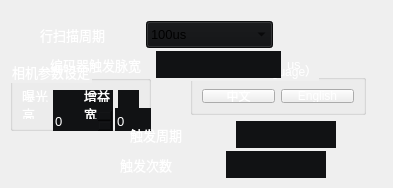
            <widget class="QWidget" name="page_20">
             <widget class="QWidget" name="layoutWidget">
              <property name="geometry">
               <rect>
                <x>40</x>
                <y>20</y>
                <width>233</width>
                <height>29</height>
               </rect>
              </property>
              <layout class="QHBoxLayout" name="horizontalLayout_69">
               <item>
                <widget class="QLabel" name="label_43">
                 <property name="sizePolicy">
                  <sizepolicy hsizetype="Fixed" vsizetype="Preferred">
                   <horstretch>0</horstretch>
                   <verstretch>0</verstretch>
                  </sizepolicy>
                 </property>
                 <property name="minimumSize">
                  <size>
                   <width>100</width>
                   <height>0</height>
                  </size>
                 </property>
                 <property name="maximumSize">
                  <size>
                   <width>100</width>
                   <height>16777215</height>
                  </size>
                 </property>
                 <property name="font">
                  <font>
                   <pointsize>10</pointsize>
                  </font>
                 </property>
                 <property name="styleSheet">
                  <string notr="true">color: rgb(255, 255, 255);</string>
                 </property>
                 <property name="text">
                  <string>行扫描周期</string>
                 </property>
                </widget>
               </item>
               <item>
                <widget class="QComboBox" name="TriggerFre">
                 <property name="minimumSize">
                  <size>
                   <width>125</width>
                   <height>27</height>
                  </size>
                 </property>
                 <property name="font">
                  <font>
                   <pointsize>10</pointsize>
                  </font>
                 </property>
                 <property name="styleSheet">
                  <string notr="true">background-color: rgb(17, 18, 20);</string>
                 </property>
                 <item>
                  <property name="text">
                   <string>100us</string>
                  </property>
                 </item>
                 <item>
                  <property name="text">
                   <string>30us</string>
                  </property>
                 </item>
                 <item>
                  <property name="text">
                   <string>20us</string>
                  </property>
                 </item>
                 <item>
                  <property name="text">
                   <string>自定义</string>
                  </property>
                 </item>
                </widget>
               </item>
              </layout>
             </widget>
             <widget class="QGroupBox" name="groupBox_8">
              <property name="geometry">
               <rect>
                <x>10</x>
                <y>60</y>
                <width>141</width>
                <height>71</height>
               </rect>
              </property>
              <property name="font">
               <font>
                <pointsize>10</pointsize>
               </font>
              </property>
              <property name="styleSheet">
               <string notr="true">color: rgb(255, 255, 255);</string>
              </property>
              <property name="title">
               <string>相机参数设定</string>
              </property>
              <layout class="QGridLayout" name="gridLayout_22">
               <item row="0" column="0">
                <layout class="QHBoxLayout" name="horizontalLayout_37">
                 <item>
                  <widget class="QLabel" name="label_68">
                   <property name="sizePolicy">
                    <sizepolicy hsizetype="Fixed" vsizetype="Preferred">
                     <horstretch>0</horstretch>
                     <verstretch>0</verstretch>
                    </sizepolicy>
                   </property>
                   <property name="minimumSize">
                    <size>
                     <width>58</width>
                     <height>0</height>
                    </size>
                   </property>
                   <property name="font">
                    <font>
                     <pointsize>10</pointsize>
                    </font>
                   </property>
                   <property name="styleSheet">
                    <string notr="true">color: rgb(255, 255, 255);</string>
                   </property>
                   <property name="text">
                    <string>曝光</string>
                   </property>
                  </widget>
                 </item>
                 <item>
                  <widget class="QLineEdit" name="insInterface_3">
                   <property name="minimumSize">
                    <size>
                     <width>60</width>
                     <height>26</height>
                    </size>
                   </property>
                   <property name="font">
                    <font>
                     <pointsize>10</pointsize>
                    </font>
                   </property>
                   <property name="styleSheet">
                    <string notr="true">background-color: rgb(17, 18, 20);
border:none;</string>
                   </property>
                  </widget>
                 </item>
                </layout>
               </item>
               <item row="0" column="1">
                <layout class="QHBoxLayout" name="horizontalLayout_38">
                 <item>
                  <widget class="QLabel" name="label_38">
                   <property name="sizePolicy">
                    <sizepolicy hsizetype="Fixed" vsizetype="Preferred">
                     <horstretch>0</horstretch>
                     <verstretch>0</verstretch>
                    </sizepolicy>
                   </property>
                   <property name="minimumSize">
                    <size>
                     <width>58</width>
                     <height>0</height>
                    </size>
                   </property>
                   <property name="font">
                    <font>
                     <pointsize>10</pointsize>
                    </font>
                   </property>
                   <property name="styleSheet">
                    <string notr="true">color: rgb(255, 255, 255);</string>
                   </property>
                   <property name="text">
                    <string>增益</string>
                   </property>
                  </widget>
                 </item>
                 <item>
                  <widget class="QLineEdit" name="insInterface_2">
                   <property name="minimumSize">
                    <size>
                     <width>0</width>
                     <height>26</height>
                    </size>
                   </property>
                   <property name="font">
                    <font>
                     <pointsize>10</pointsize>
                    </font>
                   </property>
                   <property name="styleSheet">
                    <string notr="true">background-color: rgb(17, 18, 20);
border:none;</string>
                   </property>
                  </widget>
                 </item>
                </layout>
               </item>
               <item row="1" column="0">
                <layout class="QHBoxLayout" name="horizontalLayout_77">
                 <item>
                  <widget class="QLabel" name="label_70">
                   <property name="sizePolicy">
                    <sizepolicy hsizetype="Fixed" vsizetype="Preferred">
                     <horstretch>0</horstretch>
                     <verstretch>0</verstretch>
                    </sizepolicy>
                   </property>
                   <property name="minimumSize">
                    <size>
                     <width>58</width>
                     <height>0</height>
                    </size>
                   </property>
                   <property name="font">
                    <font>
                     <pointsize>10</pointsize>
                    </font>
                   </property>
                   <property name="styleSheet">
                    <string notr="true">color: rgb(255, 255, 255);</string>
                   </property>
                   <property name="text">
                    <string>高</string>
                   </property>
                  </widget>
                 </item>
                 <item>
                  <widget class="QDoubleSpinBox" name="insHeight">
                   <property name="minimumSize">
                    <size>
                     <width>60</width>
                     <height>26</height>
                    </size>
                   </property>
                   <property name="font">
                    <font>
                     <pointsize>10</pointsize>
                    </font>
                   </property>
                   <property name="styleSheet">
                    <string notr="true">background-color: rgb(17, 18, 20);
border:none;</string>
                   </property>
                   <property name="decimals">
                    <number>0</number>
                   </property>
                   <property name="maximum">
                    <double>100000.000000000000000</double>
                   </property>
                   <property name="value">
                    <double>0.000000000000000</double>
                   </property>
                  </widget>
                 </item>
                </layout>
               </item>
               <item row="1" column="1">
                <layout class="QHBoxLayout" name="horizontalLayout_78">
                 <item>
                  <widget class="QLabel" name="label_71">
                   <property name="sizePolicy">
                    <sizepolicy hsizetype="Fixed" vsizetype="Preferred">
                     <horstretch>0</horstretch>
                     <verstretch>0</verstretch>
                    </sizepolicy>
                   </property>
                   <property name="minimumSize">
                    <size>
                     <width>58</width>
                     <height>0</height>
                    </size>
                   </property>
                   <property name="font">
                    <font>
                     <pointsize>10</pointsize>
                    </font>
                   </property>
                   <property name="styleSheet">
                    <string notr="true">color: rgb(255, 255, 255);</string>
                   </property>
                   <property name="text">
                    <string>宽</string>
                   </property>
                  </widget>
                 </item>
                 <item>
                  <widget class="QDoubleSpinBox" name="insWidth">
                   <property name="minimumSize">
                    <size>
                     <width>60</width>
                     <height>26</height>
                    </size>
                   </property>
                   <property name="font">
                    <font>
                     <pointsize>10</pointsize>
                    </font>
                   </property>
                   <property name="styleSheet">
                    <string notr="true">background-color: rgb(17, 18, 20);
border:none;</string>
                   </property>
                   <property name="decimals">
                    <number>0</number>
                   </property>
                   <property name="maximum">
                    <double>10000.000000000000000</double>
                   </property>
                   <property name="value">
                    <double>0.000000000000000</double>
                   </property>
                  </widget>
                 </item>
                </layout>
               </item>
              </layout>
             </widget>
             <widget class="QGroupBox" name="groupBox_7">
              <property name="geometry">
               <rect>
                <x>190</x>
                <y>60</y>
                <width>176</width>
                <height>55</height>
               </rect>
              </property>
              <property name="styleSheet">
               <string notr="true">color: rgb(255, 255, 255);</string>
              </property>
              <property name="title">
               <string>语言选择（Language）</string>
              </property>
              <layout class="QGridLayout" name="gridLayout_5">
               <item row="0" column="0">
                <widget class="QPushButton" name="LanguageBtn_2">
                 <property name="text">
                  <string>中文</string>
                 </property>
                </widget>
               </item>
               <item row="0" column="1">
                <widget class="QPushButton" name="LanguageBtn">
                 <property name="text">
                  <string>English</string>
                 </property>
                </widget>
               </item>
              </layout>
             </widget>
             <widget class="QWidget" name="layoutWidget_3">
              <property name="geometry">
               <rect>
                <x>50</x>
                <y>50</y>
                <width>253</width>
                <height>29</height>
               </rect>
              </property>
              <layout class="QHBoxLayout" name="horizontalLayout_113">
               <item>
                <widget class="QLabel" name="label_132">
                 <property name="sizePolicy">
                  <sizepolicy hsizetype="Fixed" vsizetype="Preferred">
                   <horstretch>0</horstretch>
                   <verstretch>0</verstretch>
                  </sizepolicy>
                 </property>
                 <property name="minimumSize">
                  <size>
                   <width>100</width>
                   <height>0</height>
                  </size>
                 </property>
                 <property name="maximumSize">
                  <size>
                   <width>100</width>
                   <height>16777215</height>
                  </size>
                 </property>
                 <property name="font">
                  <font>
                   <pointsize>10</pointsize>
                  </font>
                 </property>
                 <property name="styleSheet">
                  <string notr="true">color: rgb(255, 255, 255);</string>
                 </property>
                 <property name="text">
                  <string>编码器触发脉宽</string>
                 </property>
                </widget>
               </item>
               <item>
                <widget class="QLineEdit" name="lineEdit_23">
                 <property name="sizePolicy">
                  <sizepolicy hsizetype="Minimum" vsizetype="Fixed">
                   <horstretch>0</horstretch>
                   <verstretch>0</verstretch>
                  </sizepolicy>
                 </property>
                 <property name="minimumSize">
                  <size>
                   <width>125</width>
                   <height>27</height>
                  </size>
                 </property>
                 <property name="maximumSize">
                  <size>
                   <width>100000</width>
                   <height>26</height>
                  </size>
                 </property>
                 <property name="font">
                  <font>
                   <pointsize>10</pointsize>
                  </font>
                 </property>
                 <property name="styleSheet">
                  <string notr="true">background-color: rgb(17, 18, 20);
border:none;</string>
                 </property>
                 <property name="text">
                  <string/>
                 </property>
                </widget>
               </item>
               <item>
                <widget class="QLabel" name="label_133">
                 <property name="maximumSize">
                  <size>
                   <width>20</width>
                   <height>16777215</height>
                  </size>
                 </property>
                 <property name="font">
                  <font>
                   <pointsize>10</pointsize>
                  </font>
                 </property>
                 <property name="styleSheet">
                  <string notr="true">color: rgb(255, 255, 255);</string>
                 </property>
                 <property name="text">
                  <string>us</string>
                 </property>
                </widget>
               </item>
              </layout>
             </widget>
             <widget class="QWidget" name="layoutWidget_5">
              <property name="geometry">
               <rect>
                <x>130</x>
                <y>120</y>
                <width>254</width>
                <height>29</height>
               </rect>
              </property>
              <layout class="QHBoxLayout" name="horizontalLayout_119">
               <item>
                <widget class="QLabel" name="label_139">
                 <property name="minimumSize">
                  <size>
                   <width>100</width>
                   <height>0</height>
                  </size>
                 </property>
                 <property name="font">
                  <font>
                   <pointsize>10</pointsize>
                  </font>
                 </property>
                 <property name="styleSheet">
                  <string notr="true">color: rgb(255, 255, 255);</string>
                 </property>
                 <property name="text">
                  <string>触发周期</string>
                 </property>
                </widget>
               </item>
               <item>
                <widget class="QLineEdit" name="lineEdit_25">
                 <property name="sizePolicy">
                  <sizepolicy hsizetype="Minimum" vsizetype="Fixed">
                   <horstretch>0</horstretch>
                   <verstretch>0</verstretch>
                  </sizepolicy>
                 </property>
                 <property name="minimumSize">
                  <size>
                   <width>0</width>
                   <height>27</height>
                  </size>
                 </property>
                 <property name="maximumSize">
                  <size>
                   <width>100</width>
                   <height>26</height>
                  </size>
                 </property>
                 <property name="font">
                  <font>
                   <pointsize>10</pointsize>
                  </font>
                 </property>
                 <property name="styleSheet">
                  <string notr="true">background-color: rgb(17, 18, 20);
border:none;</string>
                 </property>
                 <property name="text">
                  <string/>
                 </property>
                </widget>
               </item>
               <item>
                <spacer name="horizontalSpacer_76">
                 <property name="orientation">
                  <enum>Qt::Horizontal</enum>
                 </property>
                 <property name="sizeHint" stdset="0">
                  <size>
                   <width>40</width>
                   <height>20</height>
                  </size>
                 </property>
                </spacer>
               </item>
              </layout>
             </widget>
             <widget class="QWidget" name="layoutWidget_6">
              <property name="geometry">
               <rect>
                <x>120</x>
                <y>150</y>
                <width>254</width>
                <height>29</height>
               </rect>
              </property>
              <layout class="QHBoxLayout" name="horizontalLayout_118">
               <item>
                <widget class="QLabel" name="label_138">
                 <property name="minimumSize">
                  <size>
                   <width>100</width>
                   <height>0</height>
                  </size>
                 </property>
                 <property name="font">
                  <font>
                   <pointsize>10</pointsize>
                  </font>
                 </property>
                 <property name="styleSheet">
                  <string notr="true">color: rgb(255, 255, 255);</string>
                 </property>
                 <property name="text">
                  <string>触发次数</string>
                 </property>
                </widget>
               </item>
               <item>
                <widget class="QLineEdit" name="lineEdit_24">
                 <property name="sizePolicy">
                  <sizepolicy hsizetype="Minimum" vsizetype="Fixed">
                   <horstretch>0</horstretch>
                   <verstretch>0</verstretch>
                  </sizepolicy>
                 </property>
                 <property name="minimumSize">
                  <size>
                   <width>0</width>
                   <height>27</height>
                  </size>
                 </property>
                 <property name="maximumSize">
                  <size>
                   <width>100</width>
                   <height>26</height>
                  </size>
                 </property>
                 <property name="font">
                  <font>
                   <pointsize>10</pointsize>
                  </font>
                 </property>
                 <property name="styleSheet">
                  <string notr="true">background-color: rgb(17, 18, 20);
border:none;</string>
                 </property>
                 <property name="text">
                  <string/>
                 </property>
                </widget>
               </item>
               <item>
                <spacer name="horizontalSpacer_75">
                 <property name="orientation">
                  <enum>Qt::Horizontal</enum>
                 </property>
                 <property name="sizeHint" stdset="0">
                  <size>
                   <width>40</width>
                   <height>20</height>
                  </size>
                 </property>
                </spacer>
               </item>
              </layout>
             </widget>
            </widget>
